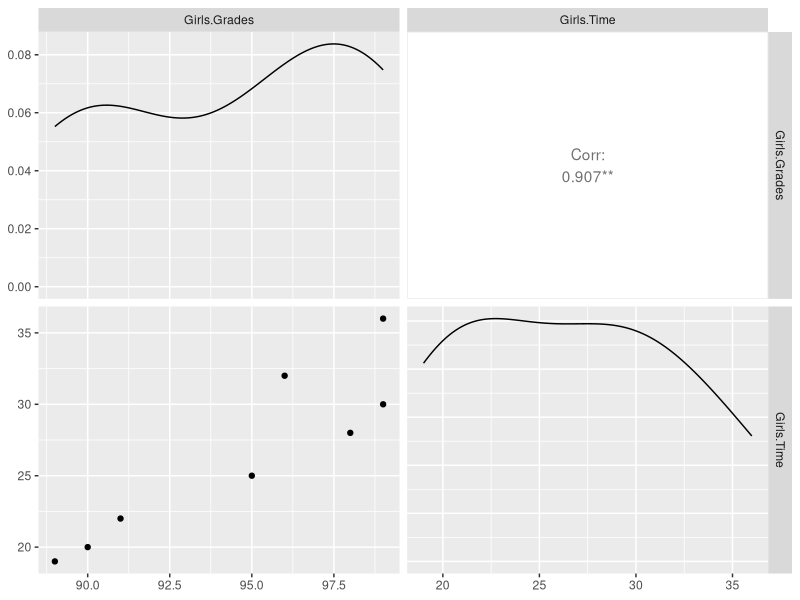
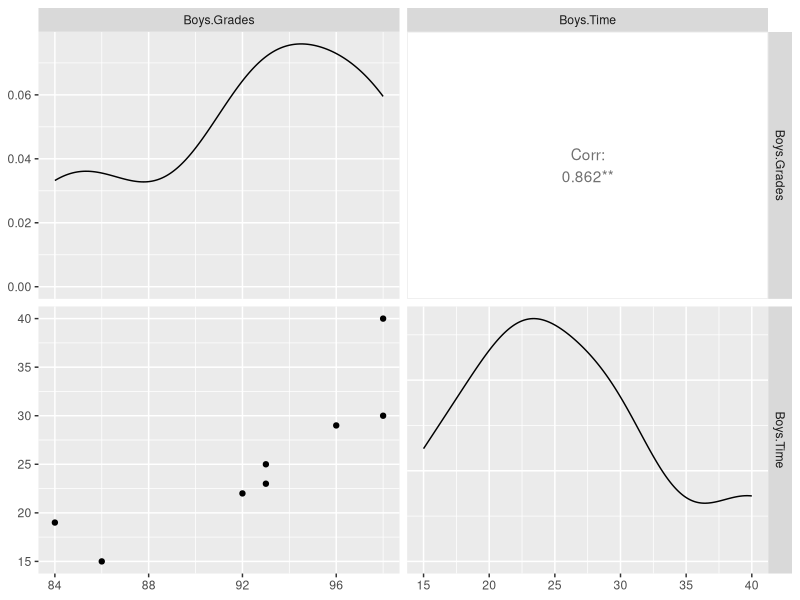
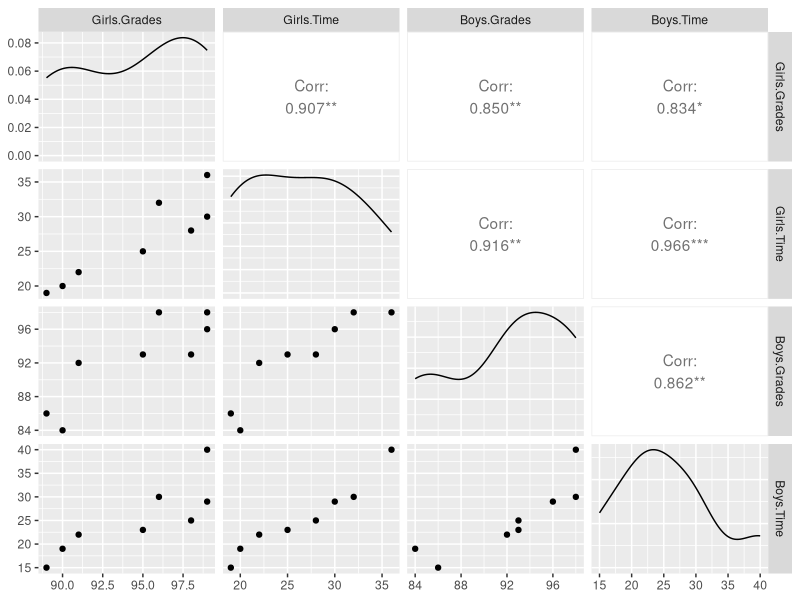

Here is the R script that generated these plots, in order:
## ---- chunk 1
# LIS4273 - Module 5. Assignment
# Robert Walsh
# Professor Lingyao Li

# Question A.

# The director of manufacturing at a cookies company needs to determine
# whether a new machine is able to produce a particular type of cookies
# according to the manufacturer's specifications, which indicate that
# cookies should have a mean of 70 and standard deviation of 3.5 pounds.
# A sample of 49 cookies reveals a sample mean breaking strength
# of 69.1 pounds.

# A1. State the null and alternative hypothesis :

# Null Hypothesis - Ho: The mean µ = 70
# New machine is able to produce cookies within spec.
# Mean breaking strength is equal to 70

# Alt Hypothesis - Ha: The mean µ ≠ 70
# New machine is not able to produce cookies within spec.
# Mean breaking strength is not equal to 70

# A2. Is there evidence that the machine is not meeting the manufacturer's
# specifications for average strength?

# Use a 0.05 level of significance.
alpha <- 0.05
# Population Mean = 70
a <- 70
# Standard Deviation = 3.5
s <- 3.5
# Sample Size = 49
n <- 49
# Sample Mean = 69.1
xbar <- 69.1
# Calculate Test Statistic:
z <- (xbar-a)/(s/sqrt(n))
z
# Use qnorm() to determine critical values @ 0.05 alpha
# Two tailed test would identify a 0.025 rejection area on each tail
z.half.alpha <- qnorm(1-alpha/2)
# The critical vales are - 1.96 and + 1.96
z.half.alpha
-z.half.alpha
# Determine if the Test Statistic is in the rejection region.
z < -z.half.alpha || abs(z) > z.half.alpha
# -1.96 > -1.80 > 0 < 1.80 < 1.96
# The Test Statistic falls between the critical values in the
# 'do not reject Ho/Null' region. Therefore we can infer
# that there is evidence that the machine is meeting the manufacturer’s 
# specifications for average strength.

# A3. Compute the p value and interpret its meaning.

# Use pnorm() to calculate the p value using the Test Statistic 'Z'
# Then multiply the value by two for the two tailed test.
p <- 2*pnorm(z)
# We get a p value of:
p
# Test to see if this p value is greater than alpha.
p > alpha
# Because the p value is greater than alpha, there is not enough
# evidence to reject the Null hypothesis - Ho.

# A4. What would be your answer in (A2) if the standard
# deviation were specified as 1.75 pounds?

alpha <- 0.05
# Population Mean = 70
a <- 70
# Standard Deviation = 1.75
s <- 1.75
# Sample Size = 49
n <- 49
# Sample Mean = 69.1
xbar <- 69.1
# Calculate Test Statistic:
z <- (xbar-a)/(s/sqrt(n))
z
# Use qnorm() to determine critical values @ 0.05 alpha
# Two tailed test would identify a 0.025 rejection area on each tail
z.half.alpha <- qnorm(1-alpha/2)
# The critical vales are - 1.96 and + 1.96
z.half.alpha
-z.half.alpha
# Determine if the Test Statistic is in the rejection region.
z < -z.half.alpha || abs(z) > z.half.alpha
# -3.60 > -1.96 > 0 < 1.96 < 3.60
# The Test Statistic falls outside the critical values in the
# 'reject Ho/Null' region. Therefore we can infer
# that there is evidence that the machine is not meeting the 
# manufacturer’s specifications for average strength.

# A5. What would be your answer in (A2) if the sample mean were 
# 69 pounds and the standard deviation is 3.5 pounds?

alpha <- 0.05
# Population Mean = 70
a <- 70
# Standard Deviation = 3.5
s <- 3.5
# Sample Size = 49
n <- 49
# Sample Mean = 69
xbar <- 69
# Calculate Test Statistic:
z <- (xbar-a)/(s/sqrt(n))
z
# Use qnorm() to determine critical values @ 0.05 alpha
# Two tailed test would identify a 0.025 rejection area on each tail
z.half.alpha <- qnorm(1-alpha/2)
# The critical vales are - 1.96 and + 1.96
z.half.alpha
-z.half.alpha
# Determine if the Test Statistic is in the rejection region.
z < -z.half.alpha || abs(z) > z.half.alpha
# -2 > -1.96 > 0 < 1.96 < 2
# The Test Statistic falls outside the critical values in the
# 'reject Ho/Null' region. Therefore we can infer
# that there is evidence that the machine is not meeting the 
# manufacturer’s specifications for average strength.
## ---- chunk 2
# Question B. If x̅ = 85, σ = standard deviation = 8, and n=64,
# set up 95% confidence interval estimate of the population mean μ.

# The 'Zc' Critical Value for a 95% Level of Confidence C = 1.96
zc <- 1.96
# Sample Mean = 85
xbar <- 85
# Standard Deviation = 8
s <- 8
# Sample Size = 64
n <- 64

# Calculate Upper Confidence Limit value
xBarPlusE <- xbar + (zc*(s/sqrt(n)))
# Calculate Upper Confidence Limit value
xBarMinusE <- xbar - (zc*(s/sqrt(n)))
# Therefore the 95% confidence interval would be:
print("(83.04,86.96)")
# There is a 95% probability that the population mean
# would be in between these two values.
## ---- chunk 3
# Question C. Given the time spent on assignments each week
# for the sampled girl group and boy group, respectively,
library(GGally)
girls_grades <- c(89, 90, 91, 95, 98, 99, 96, 99)
girls_time_spend <- c(19, 20, 22, 25, 28, 30, 32, 36)

boys_grades <- c(86, 84, 92, 93, 93, 96, 98, 98)
boys_time_spend <- c(15, 19, 22, 23, 25, 29, 30, 40)

data.set<-data.frame("Girls Grades"=girls_grades,"Girls Time"=girls_time_spend,
"Boys Grades"=boys_grades,"Boys Time"=boys_time_spend)

# Please perform the correlation analysis:

# C1. Calculate the correlation coefficient (Pearson) between
# time spent and grade for girls' and boys' datasets, respectively.

# The Pearson correlation coefficient between time spent and grade
# for the Girls' dataset:
round(cor(data.set$Girls.Time,data.set$Girls.Grades,method="pearson"),digits=2)
# This result is close to 1 so a strong positive relation is implied.

# The Pearson correlation coefficient between time spent and grade
# for the Boys' dataset:
round(cor(data.set$Boys.Time,data.set$Boys.Grades,method="pearson"),digits=2)
# This result is close to 1 so a strong positive relation is implied.

# This is the multivariable matrix's correlation analysis
# including all variables, using two different tests:

# As pearson correlation
round(cor(data.set,method="pearson"),digits=2)

#As spearman correlation
round(cor(data.set, method="spearman"),digits=2)
# Both tests indicate strong positive relations between the variables.

# C2. Use ggpairs to plot the time spent and grade for
# girls' and boys' datasets, respectively.

# For the Girls' dataset:
ggpairs(
  data.set[,1:2],
  upper = list(wrap("cor", size = 5)),
  diag = list(continuous = "densityDiag"),
)
# For the Boys' dataset:
ggpairs(
  data.set[,3:4],
  upper = list(wrap("cor", size = 5)), 
  diag = list(continuous = "densityDiag"),
)
# For the Girls' and Boys' datasets combined:
ggpairs(
  data.set,
  upper = list(wrap("cor", size = 5)),
  diag = list(continuous = "densityDiag"),
)
